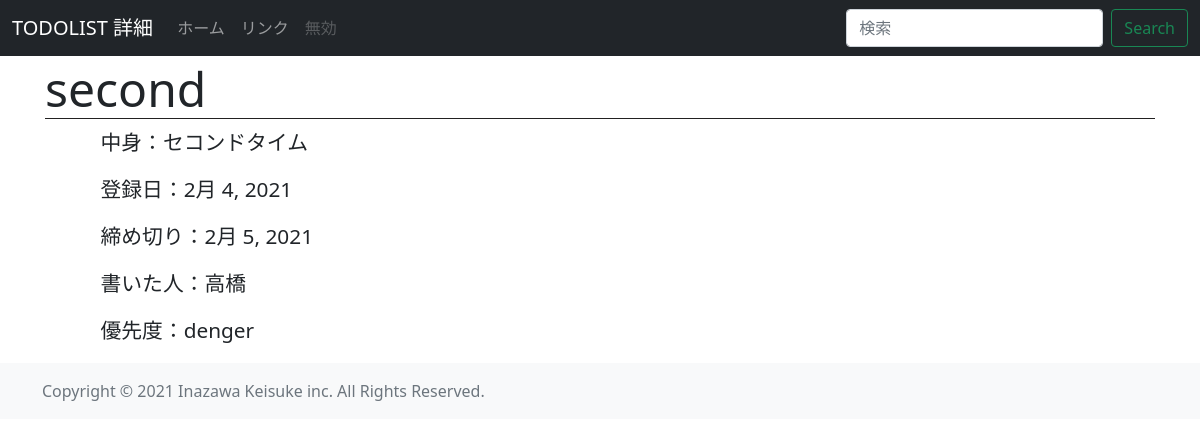
The page /detail/2 (signed in) on the database its author committed.
### todo/models.py (models this page shows, shortened)
class todoModel(models.Model):
    title = models.CharField(max_length=50)
    content = models.TextField()
    author = models.CharField(max_length=50)
    dateline = models.DateField(null=True)
    now_date = models.DateField(auto_now=True,null=True)
    priority= models.CharField(
        max_length=50,
        choices=choice
    )

### todo/views.py (the view)
# urls.py: path("detail/<int:pk>", detailfunc , name="detail"),
@login_required
def detailfunc(request,pk):
    todoModels = todoModel.objects.get(pk=pk)
    return render(request,'detail.html',{"todoModels":todoModels})

### templates/detail.html (shortened to what this page needs)
{% extends "base.html" %}
{% load static %}
{% block customcss %}
<link href="https://getbootstrap.com/docs/5.0/dist/css/bootstrap.min.css" rel="stylesheet"
>
<link rel="stylesheet" href="{% static 'styledetail.css' %}">
{% endblock customcss %}
{% block content %}
<body>
    <header>
        <nav class="navbar navbar-expand-md navbar-dark fixed-top bg-dark">
            <div class="container-fluid">
                <a class="navbar-brand" href="#">TODOLIST 詳細</a>
                <div class="collapse navbar-collapse" id="navbarCollapse">
                    <ul class="navbar-nav me-auto mb-2 mb-md-0">
                        <li class="nav-item active">
                            <a class="nav-link" aria-current="page" href="{% url 'list' %}">ホーム</a>
                        </li>
                        <li class="nav-item">
                            <a class="nav-link" href="#">リンク</a>
                        </li>
                        <li class="nav-item">
                            <a class="nav-link disabled" href="#" tabindex="-1" aria-disabled="true">無効</a>
                        </li>
                    </ul>
                    <form class="d-flex">
                        <input class="form-control me-2" type="search" placeholder="検索" aria-label="Search">
                        <button class="btn btn-outline-success" type="submit">Search</button>
                    </form>
                </div>
            </div>
        </nav>
    </header>
    <main class="flex-shrink-0 main">
        <div class="container">
            <div id="centers">
                <div class="detail">
                    <h1>{{ todoModels.title }} </h1>
                    <p>中身：{{ todoModels.content }}</p>
                    <p>登録日：{{ todoModels.now_date }}</p>
                    <p>締め切り：{{ todoModels.dateline }}</p>
                    <p>書いた人：{{ todoModels.author }}</p>
                    <p>優先度：{{ todoModels.priority }}</p>
                </div>
            </div>
        </div>
    </main>
    <footer class="footer mt-auto py-3 bg-light">
        <div class="container">
            <span class="text-muted">Copyright © 2021 Inazawa Keisuke inc. All Rights Reserved.</span>
        </div>
    </footer>
</body>
{% endblock content %}

### static/styledetail.css (style rules this page uses)
main > .container { padding: 60px 15px 0; }
h1 { border-bottom: solid 1px rgb(34, 33, 33); font-size: 3rem; color: #212529; }
p { padding-left: 5%; font-size: 1.3rem; color: #212529; }

### rows shown on the page
todoModel: title "second", content "セコンドタイム", now_date "2月 4, 2021", dateline "2月 5, 2021", author "高橋", priority "denger"
